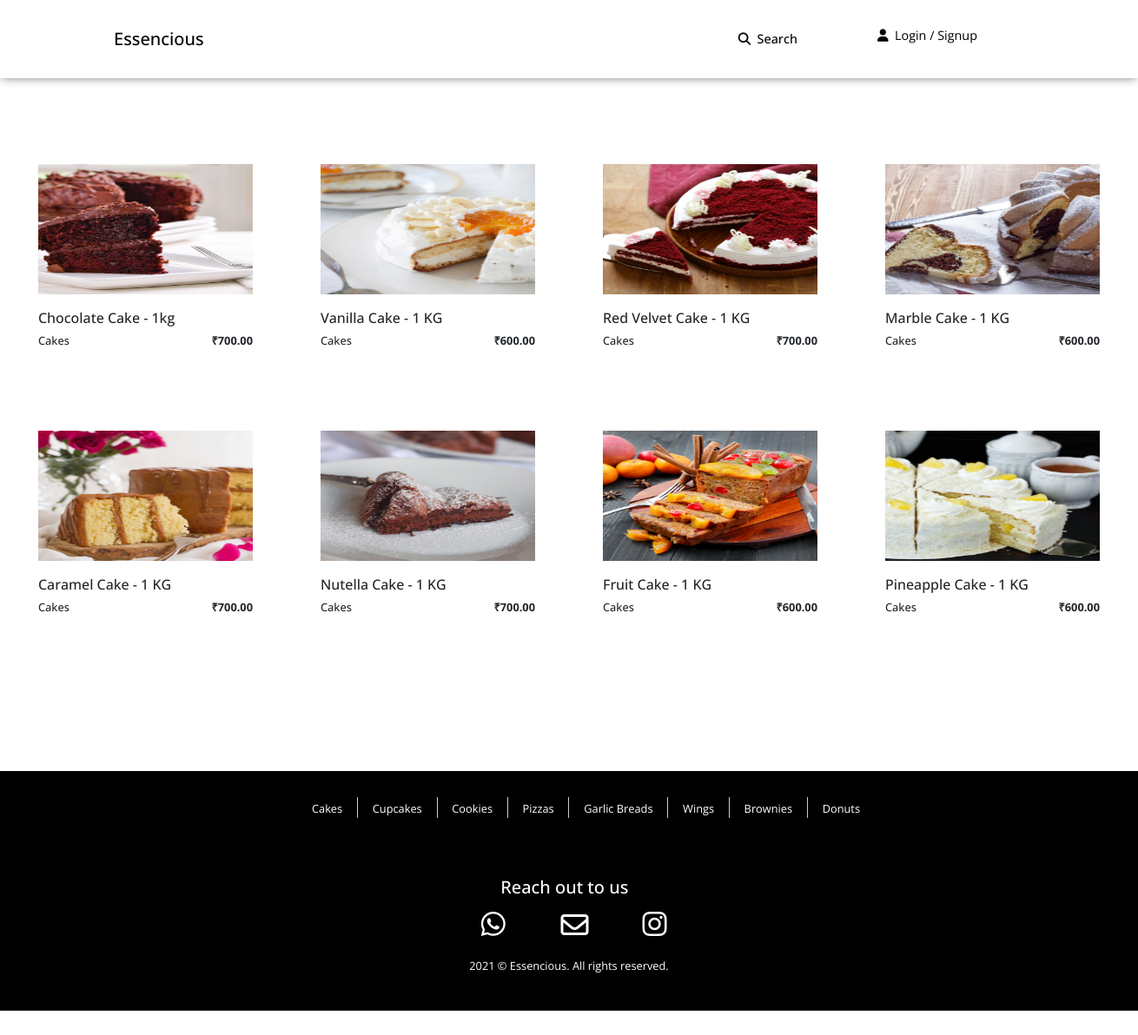
The app's page /category/2/ with its own data.
### products/models.py (models this page shows, shortened)
class Item(models.Model):
	name = models.CharField(max_length=300)
	slug = models.SlugField(max_length=150)
	description = models.TextField()
	image = models.ImageField(upload_to='product_photo', blank=True, null=True)
	category = models.ForeignKey(Category, on_delete=models.CASCADE)
	price = models.DecimalField(max_digits=6, decimal_places=2)
	new = models.BooleanField(default=False)
	featured = models.BooleanField(default=False)
	order_count = models.IntegerField(default=0)

class Category(models.Model):
	name = models.CharField(max_length=100)
	main_category = models.CharField(max_length=20, choices=MAIN_CATEGORY, default='Sweet')
	image = models.ImageField(upload_to='logos', blank=True, null=True)
	def __str__(self):
		return self.name

### products/views.py (the view)
# urls.py: path('category/<int:pk>/', category_items, name='category_items'),
def category_items(request, pk):
	category = get_object_or_404(Category, id=pk)
	items = Item.objects.filter(category=category)
	return render(request, 'category_items.html', {'items': items})

### products/context_processors.py (called while the page is built)
def categories(request):
    return {'categories': Category.objects.all()}

### templates/category_items.html (shortened to what this page needs)
{% extends 'second_base.html' %}
{% block content %}
<div class="container">
    <div class="row">
    	{% for item in items %}
	    <div class="col-md-3 col-sm-6" id="product-list">
	        <div class="product-grid new">
	            <div class="product-image">
	                <a href="#" class="image">
	                    <img src="{{item.image.url}}">
	                </a>
	                <ul class="product-links">
	                </ul>
	            </div>
	            <div class="product-content">
	                <p class="title font-1">{{item.name}}</p>
	                <div class="row">
	                	<p class="col-md-6 title font-small">{{item.category}}</p>
	                	<p class="col-md-6 font-small font-weight-700 align-right">&#8377;{{item.price}}</p>
	                </div>
	            </div>
	        </div>
	    </div>
	    {% endfor %}
	</div>
</div>
{% endblock %}

### static/style.css (style rules this page uses)
body { min-height:100vh; margin:0; position:relative; background-color: #fff; font-family: 'Open Sans', sans-serif; max-width: 100%; }
body::after { content: ''; display: block; height: 400px; }
.container { margin-top:150px !important; max-width: 2000px; width:1300px !important; }
.align-right { text-align: right; }
.font-weight-700 { font-weight: 700; }
.font-small { font-size: 0.8em !important; }
.font-1 { font-size: 1em !important; }
.product-grid .product-image { position: relative; overflow: hidden !important; }
.product-grid .product-image img { max-width:100% !important; width: 100%; height: 150px; }
.product-grid .product-links { padding: 0; margin: 0; list-style: none; position: absolute; bottom: 7px; right: 10px; }
.product-grid .product-content { padding: 20px 0 0; position: relative; }
.product-grid .product-content p { margin-top:-5px; }
.product-grid .title { font-size: 20px; font-weight: 500; text-transform: capitalize; margin: 0 0 10px; }
#product-list { padding:3%; }

### records on screen
Item: image (picture), name "Chocolate Cake - 1kg", category "Cakes", price "700.00"
Item: image (picture), name "Vanilla Cake - 1 KG", category "Cakes", price "600.00"
Item: image (picture), name "Red Velvet Cake - 1 KG", category "Cakes", price "700.00"
Item: image (picture), name "Marble Cake - 1 KG", category "Cakes", price "600.00"
Item: image (picture), name "Caramel Cake - 1 KG", category "Cakes", price "700.00"
Item: image (picture), name "Nutella Cake - 1 KG", category "Cakes", price "700.00"
Item: image (picture), name "Fruit Cake - 1 KG", category "Cakes", price "600.00"
Item: image (picture), name "Pineapple Cake - 1 KG", category "Cakes", price "600.00"
